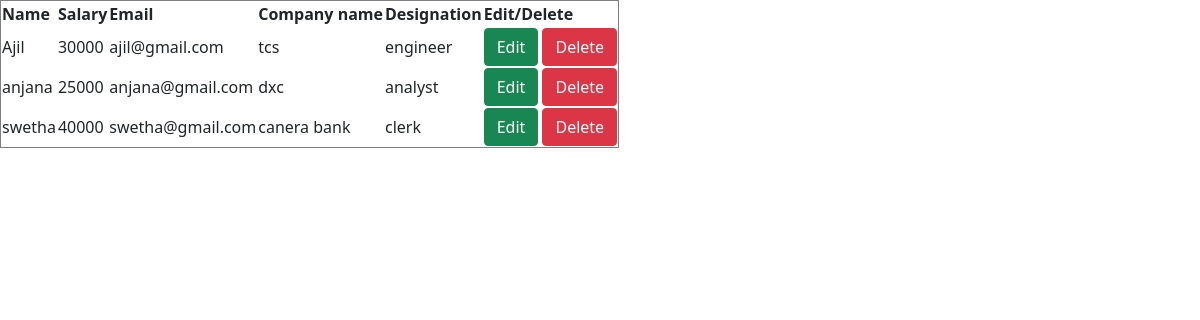
Page /newapp/employdisplay/ on the committed database.
### newapp/models.py (models this page shows, shortened)
class employeemodel(models.Model):
    name = models.CharField(max_length=25)
    salary= models.IntegerField()
    email= models.EmailField()
    cname= models.CharField(max_length=20)
    dname= models.CharField(max_length=20)

### newapp/views.py (the view)
# urls.py: path('employdisplay/',employdisplay),
def employdisplay(request):
    x=employeemodel.objects.all()
    return render(request,'employeedisplay.html',{'a':x})

### newapp/templates/employeedisplay.html (shortened to what this page needs)
<!DOCTYPE html>
<html lang="en">
<head>
    <link href="https://cdn.jsdelivr.net/npm/bootstrap@5.0.2/dist/css/bootstrap.min.css" rel="stylesheet">
</head>
<body>
<table border="1">
    <tr>
        <th>Name</th>
        <th>Salary</th>
        <th>Email</th>
        <th>Company name</th>
        <th>Designation</th>
        <th>Edit/Delete</th>
    </tr>
    {% for i in a %}
    <tr>
        <td>{{i.name}}</td>
        <td>{{i.salary}}</td>
        <td>{{i.email}}</td>
        <td>{{i.cname}}</td>
        <td>{{i.dname}}</td>
        <td>
             <a href="http://127.0.0.1:8000/newapp/edit1/{{i.id}}" class="btn btn-success">Edit</a>
            <a href="http://127.0.0.1:8000/newapp/delete1/{{i.id}}" class="btn btn-danger">Delete</a>
        </td>
    </tr>
    {% endfor %}
</table>
</body>
</html>

### rows in the picture
employeemodel: name "Ajil", salary "30000", email "ajil@gmail.com", cname "tcs", dname "engineer"
employeemodel: name "anjana", salary "25000", email "anjana@gmail.com", cname "dxc", dname "analyst"
employeemodel: name "swetha", salary "40000", email "swetha@gmail.com", cname "canera bank", dname "clerk"
